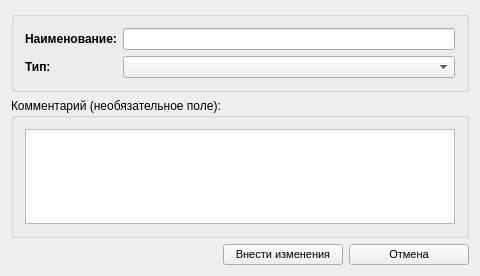
<?xml version="1.0" encoding="UTF-8"?>
<ui version="4.0">
 <class>ZPaymentsForm</class>
 <widget class="QWidget" name="ZPaymentsForm">
  <property name="geometry">
   <rect>
    <x>0</x>
    <y>0</y>
    <width>480</width>
    <height>276</height>
   </rect>
  </property>
  <property name="minimumSize">
   <size>
    <width>480</width>
    <height>200</height>
   </size>
  </property>
  <property name="windowTitle">
   <string>Добавление (изменение) данных по выплатам (вычетам)</string>
  </property>
  <property name="windowIcon">
   <iconset resource="../cleaning.qrc">
    <normaloff>:/images/add.png</normaloff>:/images/add.png</iconset>
  </property>
  <property name="styleSheet">
   <string notr="true"/>
  </property>
  <layout class="QVBoxLayout" name="verticalLayout">
   <item>
    <widget class="QGroupBox" name="requiredBox">
     <property name="title">
      <string/>
     </property>
     <layout class="QGridLayout" name="gridLayout_2">
      <item row="1" column="0">
       <widget class="QLabel" name="lblSectionPlus">
        <property name="font">
         <font>
          <weight>75</weight>
          <bold>true</bold>
         </font>
        </property>
        <property name="text">
         <string>Тип:</string>
        </property>
       </widget>
      </item>
      <item row="1" column="1">
       <widget class="QComboBox" name="cboMode"/>
      </item>
      <item row="0" column="0">
       <widget class="QLabel" name="nameText_2">
        <property name="font">
         <font>
          <weight>75</weight>
          <bold>true</bold>
         </font>
        </property>
        <property name="text">
         <string>Наименование:</string>
        </property>
       </widget>
      </item>
      <item row="0" column="1">
       <widget class="QLineEdit" name="txtName">
        <property name="maxLength">
         <number>64</number>
        </property>
       </widget>
      </item>
     </layout>
    </widget>
   </item>
   <item>
    <widget class="QGroupBox" name="pnlComment">
     <property name="title">
      <string>Комментарий (необязательное поле):</string>
     </property>
     <layout class="QGridLayout" name="gridLayout">
      <item row="0" column="0">
       <widget class="QTextEdit" name="txtComment"/>
      </item>
     </layout>
    </widget>
   </item>
   <item>
    <layout class="QHBoxLayout" name="horizontalLayout">
     <item>
      <spacer name="horizontalSpacer">
       <property name="orientation">
        <enum>Qt::Horizontal</enum>
       </property>
       <property name="sizeHint" stdset="0">
        <size>
         <width>40</width>
         <height>20</height>
        </size>
       </property>
      </spacer>
     </item>
     <item>
      <widget class="QPushButton" name="cmdSave">
       <property name="minimumSize">
        <size>
         <width>120</width>
         <height>0</height>
        </size>
       </property>
       <property name="font">
        <font>
         <family>MS Shell Dlg 2</family>
         <pointsize>8</pointsize>
        </font>
       </property>
       <property name="text">
        <string>Внести изменения</string>
       </property>
       <property name="icon">
        <iconset resource="../cleaning.qrc">
         <normaloff>:/images/add.png</normaloff>:/images/add.png</iconset>
       </property>
       <property name="iconSize">
        <size>
         <width>24</width>
         <height>24</height>
        </size>
       </property>
      </widget>
     </item>
     <item>
      <widget class="QPushButton" name="cmdCancel">
       <property name="minimumSize">
        <size>
         <width>120</width>
         <height>0</height>
        </size>
       </property>
       <property name="font">
        <font>
         <family>MS Shell Dlg 2</family>
         <pointsize>8</pointsize>
        </font>
       </property>
       <property name="text">
        <string>Отмена</string>
       </property>
       <property name="icon">
        <iconset resource="../cleaning.qrc">
         <normaloff>:/images/error.png</normaloff>:/images/error.png</iconset>
       </property>
       <property name="iconSize">
        <size>
         <width>24</width>
         <height>24</height>
        </size>
       </property>
      </widget>
     </item>
    </layout>
   </item>
  </layout>
 </widget>
 <layoutdefault spacing="6" margin="11"/>
 <resources>
  <include location="../cleaning.qrc"/>
 </resources>
 <connections>
  <connection>
   <sender>cmdCancel</sender>
   <signal>clicked()</signal>
   <receiver>ZPaymentsForm</receiver>
   <slot>close()</slot>
   <hints>
    <hint type="sourcelabel">
     <x>423</x>
     <y>337</y>
    </hint>
    <hint type="destinationlabel">
     <x>246</x>
     <y>181</y>
    </hint>
   </hints>
  </connection>
 </connections>
</ui>
